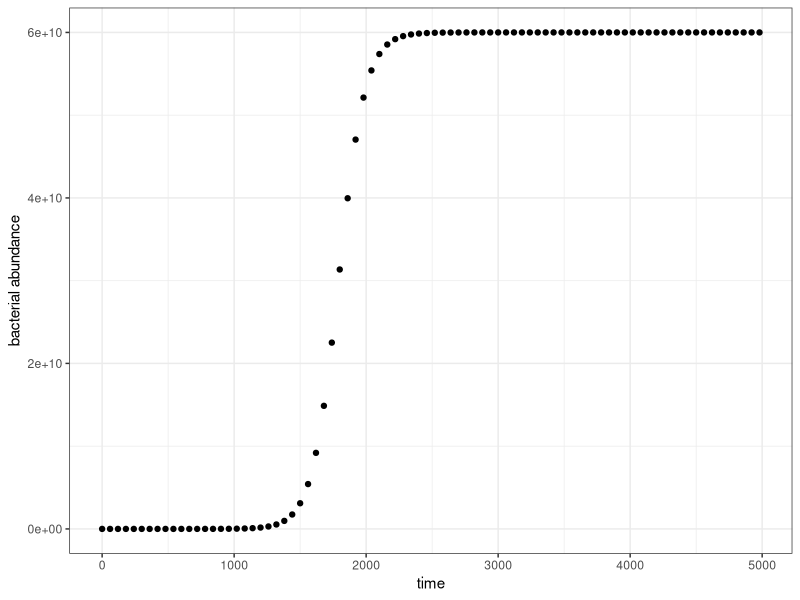
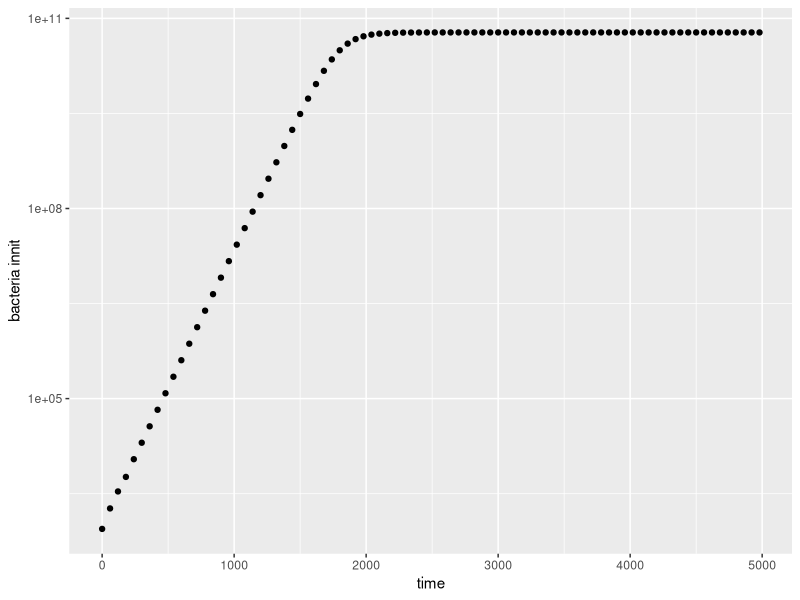

Write the R code that produced these figures, in order.
#Script to plot the logistic growth data

growth_data <- read.csv("experiment1.csv")
head(growth_data)

install.packages("ggplot2")
library(ggplot2)

ggplot(aes(t,N), data = growth_data) +
  
  geom_point() +
  
  xlab("time") +
  
  ylab("bacterial abundance") +
  
  theme_bw()

ggplot(aes(t,N), data = growth_data) +
  
  geom_point() +
  
  xlab("time") +
  
  ylab("bacteria innit") +
  
  scale_y_continuous(trans='log10')
